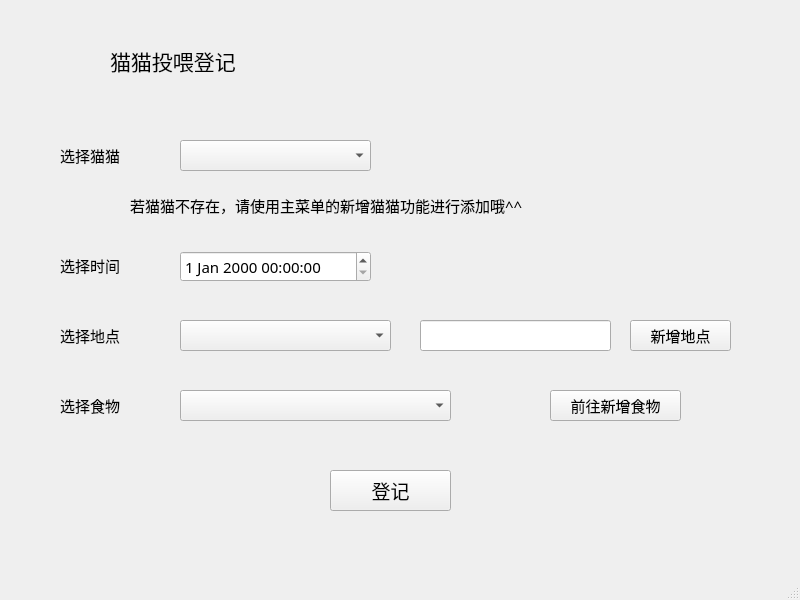
<?xml version="1.0" encoding="UTF-8"?>
<ui version="4.0">
 <class>MainWindow</class>
 <widget class="QMainWindow" name="MainWindow">
  <property name="geometry">
   <rect>
    <x>0</x>
    <y>0</y>
    <width>800</width>
    <height>600</height>
   </rect>
  </property>
  <property name="windowTitle">
   <string>feedCat</string>
  </property>
  <property name="windowIcon">
   <iconset>
    <normaloff>images/m.jpg</normaloff>images/m.jpg</iconset>
  </property>
  <widget class="QWidget" name="centralwidget">
   <widget class="QLabel" name="label">
    <property name="geometry">
     <rect>
      <x>40</x>
      <y>30</y>
      <width>51</width>
      <height>51</height>
     </rect>
    </property>
    <property name="text">
     <string/>
    </property>
    <property name="pixmap">
     <pixmap>images/图标4.png</pixmap>
    </property>
   </widget>
   <widget class="QLabel" name="label_2">
    <property name="geometry">
     <rect>
      <x>110</x>
      <y>40</y>
      <width>231</width>
      <height>41</height>
     </rect>
    </property>
    <property name="font">
     <font>
      <family>等线 Light</family>
      <pointsize>16</pointsize>
     </font>
    </property>
    <property name="text">
     <string>猫猫投喂登记</string>
    </property>
   </widget>
   <widget class="QDateTimeEdit" name="edit_time">
    <property name="geometry">
     <rect>
      <x>180</x>
      <y>251</y>
      <width>191</width>
      <height>31</height>
     </rect>
    </property>
    <property name="font">
     <font>
      <family>等线 Light</family>
      <pointsize>11</pointsize>
     </font>
    </property>
   </widget>
   <widget class="QComboBox" name="cbox_position">
    <property name="geometry">
     <rect>
      <x>180</x>
      <y>320</y>
      <width>211</width>
      <height>31</height>
     </rect>
    </property>
    <property name="font">
     <font>
      <family>等线 Light</family>
      <pointsize>11</pointsize>
     </font>
    </property>
   </widget>
   <widget class="QLabel" name="label_11">
    <property name="geometry">
     <rect>
      <x>60</x>
      <y>250</y>
      <width>81</width>
      <height>31</height>
     </rect>
    </property>
    <property name="font">
     <font>
      <family>等线 Light</family>
      <pointsize>11</pointsize>
     </font>
    </property>
    <property name="text">
     <string>选择时间</string>
    </property>
   </widget>
   <widget class="QPushButton" name="btn_add">
    <property name="geometry">
     <rect>
      <x>330</x>
      <y>470</y>
      <width>121</width>
      <height>41</height>
     </rect>
    </property>
    <property name="font">
     <font>
      <family>等线 Light</family>
      <pointsize>14</pointsize>
     </font>
    </property>
    <property name="text">
     <string>登记</string>
    </property>
   </widget>
   <widget class="QLabel" name="label_3">
    <property name="geometry">
     <rect>
      <x>130</x>
      <y>190</y>
      <width>481</width>
      <height>31</height>
     </rect>
    </property>
    <property name="font">
     <font>
      <family>等线 Light</family>
      <pointsize>11</pointsize>
     </font>
    </property>
    <property name="text">
     <string>若猫猫不存在，请使用主菜单的新增猫猫功能进行添加哦^^</string>
    </property>
   </widget>
   <widget class="QLabel" name="label_10">
    <property name="geometry">
     <rect>
      <x>60</x>
      <y>320</y>
      <width>81</width>
      <height>31</height>
     </rect>
    </property>
    <property name="font">
     <font>
      <family>等线 Light</family>
      <pointsize>11</pointsize>
     </font>
    </property>
    <property name="text">
     <string>选择地点</string>
    </property>
   </widget>
   <widget class="QLineEdit" name="edit_position">
    <property name="geometry">
     <rect>
      <x>420</x>
      <y>320</y>
      <width>191</width>
      <height>31</height>
     </rect>
    </property>
    <property name="font">
     <font>
      <family>等线 Light</family>
      <pointsize>11</pointsize>
     </font>
    </property>
    <property name="placeholderText">
     <string/>
    </property>
   </widget>
   <widget class="QLabel" name="label_4">
    <property name="geometry">
     <rect>
      <x>60</x>
      <y>140</y>
      <width>91</width>
      <height>31</height>
     </rect>
    </property>
    <property name="font">
     <font>
      <family>等线 Light</family>
      <pointsize>11</pointsize>
     </font>
    </property>
    <property name="text">
     <string>选择猫猫</string>
    </property>
   </widget>
   <widget class="QPushButton" name="btn_position">
    <property name="geometry">
     <rect>
      <x>630</x>
      <y>320</y>
      <width>101</width>
      <height>31</height>
     </rect>
    </property>
    <property name="font">
     <font>
      <family>等线 Light</family>
      <pointsize>11</pointsize>
     </font>
    </property>
    <property name="text">
     <string>新增地点</string>
    </property>
   </widget>
   <widget class="QComboBox" name="cbox_cat">
    <property name="geometry">
     <rect>
      <x>180</x>
      <y>140</y>
      <width>191</width>
      <height>31</height>
     </rect>
    </property>
    <property name="font">
     <font>
      <family>等线 Light</family>
      <pointsize>11</pointsize>
     </font>
    </property>
   </widget>
   <widget class="QPushButton" name="btn_food">
    <property name="geometry">
     <rect>
      <x>550</x>
      <y>390</y>
      <width>131</width>
      <height>31</height>
     </rect>
    </property>
    <property name="font">
     <font>
      <family>等线 Light</family>
      <pointsize>11</pointsize>
     </font>
    </property>
    <property name="text">
     <string>前往新增食物</string>
    </property>
   </widget>
   <widget class="QComboBox" name="cbox_food">
    <property name="geometry">
     <rect>
      <x>180</x>
      <y>390</y>
      <width>271</width>
      <height>31</height>
     </rect>
    </property>
    <property name="font">
     <font>
      <family>等线 Light</family>
      <pointsize>11</pointsize>
     </font>
    </property>
   </widget>
   <widget class="QLabel" name="label_12">
    <property name="geometry">
     <rect>
      <x>60</x>
      <y>390</y>
      <width>81</width>
      <height>31</height>
     </rect>
    </property>
    <property name="font">
     <font>
      <family>等线 Light</family>
      <pointsize>11</pointsize>
     </font>
    </property>
    <property name="text">
     <string>选择食物</string>
    </property>
   </widget>
   <widget class="QLabel" name="label_5">
    <property name="geometry">
     <rect>
      <x>630</x>
      <y>60</y>
      <width>131</width>
      <height>161</height>
     </rect>
    </property>
    <property name="text">
     <string/>
    </property>
    <property name="pixmap">
     <pixmap>images/猫3.png</pixmap>
    </property>
   </widget>
  </widget>
  <widget class="QStatusBar" name="statusbar"/>
 </widget>
 <resources/>
 <connections/>
</ui>
